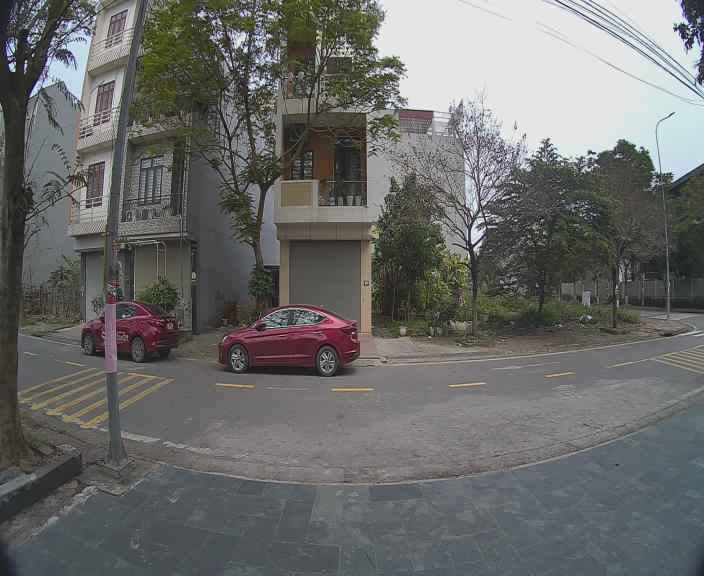
#> input picture train_data/close/20260311_134410.jpg, 704 x 576 px
$ python -i telegram_bot.py   (imports and definitions only)
#> lines starting #> are read from the running program, lines starting #| are printed output that depends on the picture
import requests
from requests.auth import HTTPDigestAuth
import time
import json
import os
import io
import threading
import numpy as np
from PIL import Image
from gpiozero import OutputDevice
from datetime import datetime

# --- Config ---
TOKEN = "6534373808:AAGEN9S-lES2LA8efbSxLXxYWvsSLgLAGrY"
OWNER_ID = 430228336
TX_PIN = 17
CAM_URL = "http://192.168.1.102/ISAPI/Streaming/channels/101/picture"
CAM_USER = "admin"
CAM_PASS = "Viettel@2026"
BASE_DIR = os.path.dirname(os.path.abspath(__file__))
ADMIN_FILE = os.path.join(BASE_DIR, "admins.json")
OPEN_COOLDOWN = 20  # giây
LOG_FILE = os.path.join(BASE_DIR, "activity.log")
TRAIN_DIR = os.path.join(BASE_DIR, "train_data")
OPEN_DIR = os.path.join(TRAIN_DIR, "open")
CLOSE_DIR = os.path.join(TRAIN_DIR, "close")
MODEL_FILE = os.path.join(BASE_DIR, "door_model.pkl")
IMG_SIZE = 64
NIGHT_ALERT_HOUR = 20  # 8h tối
NIGHT_CHECK_INTERVAL = 15 * 60  # 15 phút
last_open_time = 0
training_lock = threading.Lock()


def load_admins():
    """Load admins dict {id_str: display_name} từ file."""
    try:
        with open(ADMIN_FILE, "r", encoding="utf-8") as f:
#> (reads admins.json from the repository)
            data = json.load(f)
        # Tương thích format cũ (list)
        if isinstance(data, list):
            return {uid: "" for uid in data}
        # Format mới: {"430228336": "Nguyen Van A"}
        return {int(k): v for k, v in data.items()}
    except (FileNotFoundError, json.JSONDecodeError):
        return {OWNER_ID: "Owner"}


def save_admins():
    with open(ADMIN_FILE, "w", encoding="utf-8") as f:
        json.dump({str(k): v for k, v in ADMIN_DB.items()}, f, ensure_ascii=False, indent=2)


ADMIN_DB = load_admins()  # {user_id: display_name}


# [37 lines left out: functions get_display_name, update_admin_name, write_log, read_log, not called in this run]


# --- zero.sub data embedded ---
ZERO_SUB_RAW = "3733 -16694 197 -930 99 -166 131 -570 133 -66 697 -132 233 -134 99 -134 1363 -17254 167 -132 199 -1094 197 -64 165 -198 723 -728 833 -98 1195 -17570 263 -166 97 -732 825 -266 199 -134 165 -200 68679 -18362 67 -98 67 -98 133 -132 263 -460 263 -396 163 -196 97 -66 393 -132 299 -102 10677 -16686 331 -264 65 -168 99 -498 65 -434 65 -166 793 -98 163 -164 325 -132 65 -98 65 -132 629 -68 41905 -66 9995 -102 45413 -16424 227 -626 65 -268 99 -398 99 -132 691 -100 393 -130 14321 -16550 99 -198 67 -366 329 -556 395 -164 595 -298 199 -198 1425 -13146 131 -66 297 -236 363 -200 265 -66 65 -166 1097 -66 363 -100 8279 -16674 523 -1152 225 -1198 731 -654 849 -608 369 -1082 353 -1068 897 -554 887 -574 893 -522 429 -1038 425 -1014 923 -540 425 -1012 431 -1006 455 -1012 905 -542 427 -1008 459 -976 955 -490 471 -1002 451 -978 473 -980 949 -488 471 -984 491 -976 461 -980 949 -488 965 -9784 469 -976 457 -986 985 -452 985 -466 485 -974 487 -982 937 -488 981 -478 943 -490 479 -980 455 -986 953 -486 473 -978 479 -944 479 -970 973 -488 483 -946 483 -954 955 -484 501 -948 483 -976 475 -974 941 -486 485 -948 483 -954 495 -978 955 -478 949 -9722 495 -964 481 -948 971 -482 953 -480 495 -942 497 -946 981 -486 953 -482 943 -482 473 -978 485 -974 957 -474 459 -972 493 -972 471 -942 961 -484 501 -942 483 -976 965 -478 489 -940 471 -974 493 -940 959 -506 453 -972 471 -976 491 -938 965 -482 957 -142014 199 -1664 429 -230 1559 -198 36015 -17100 363 -464 131 -100 101 -864 265 -100 265 -266 399 -166 263 -132 81653 -17210 99 -232 131 -336 65 -232 99 -232 99 -266 167 -98 499 -98 165 -134 199 -68 427 -132 1661 -13868 165 -1694 163 -890 97 -232 195 -196 659 -398 559 -132 23749 -17258 231 -496 131 -166 65 -428 197 -198 229 -66 227 -64 295 -98 229 -98 261 -98 655 -68 693 -100 8605 -16832 131 -2000 331 -264 295 -894 199 -134 695 -100 3681 -16646 65 -398 99 -200 65 -134 163 -530 463 -166 36001 -17172 397 -1152 329 -98 919 -198 331 -398 43211 -16500 167 -1098 65 -66 165 -1552 397 -66 297 -232 1725 -16752 197 -164 67 -200 99 -132 365 -922 427 -162 293 -130 65 -528 2495 -66"


def _print(msg):
    print("{}  -  {}".format(datetime.now().strftime('%Y-%m-%d %H:%M:%S'), msg))


# [126 lines left out: functions api_request, set_bot_commands, send_message, get_main_keyboard, send_photo, capture_snapshot and 3 more, not called in this run]


def predict_door(image_bytes):
    """Dự đoán cửa mở hay đóng từ ảnh."""
    import joblib

    if not os.path.exists(MODEL_FILE):
        return None, "Chưa có model. Hãy dùng /trainopen và /trainclose trước."

    model = joblib.load(MODEL_FILE)
    data = preprocess_image(image_bytes).reshape(1, -1)
    pred = model.predict(data)[0]
    proba = model.predict_proba(data)[0]
    confidence = max(proba) * 100
    status = "MỞ" if pred == 1 else "ĐÓNG"
    return status, "Cửa đang: <b>{}</b> (độ tin cậy: {:.1f}%)".format(status, confidence)


def has_model():
    return os.path.exists(MODEL_FILE)


# [390 lines left out: functions quick_predict, _open_door_thread, _night_watch_thread, _train_capture_thread, send_trigger, get_updates and 2 more, not called in this run]


# [2 lines not run here, left out]

>>> import cv2
>>> picture = cv2.imread('train_data/close/20260311_134410.jpg', cv2.IMREAD_GRAYSCALE)
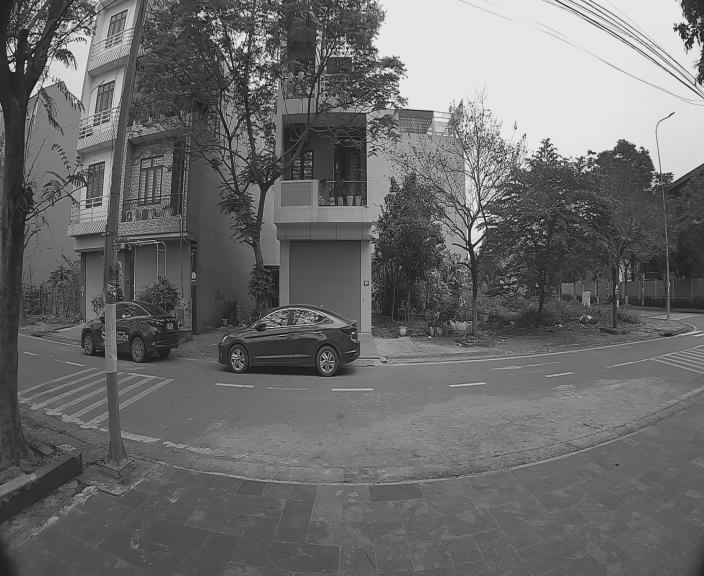
#> picture: shape (576, 704); min 0, max 255, mean 106.9
>>> result = predict_door(picture)
